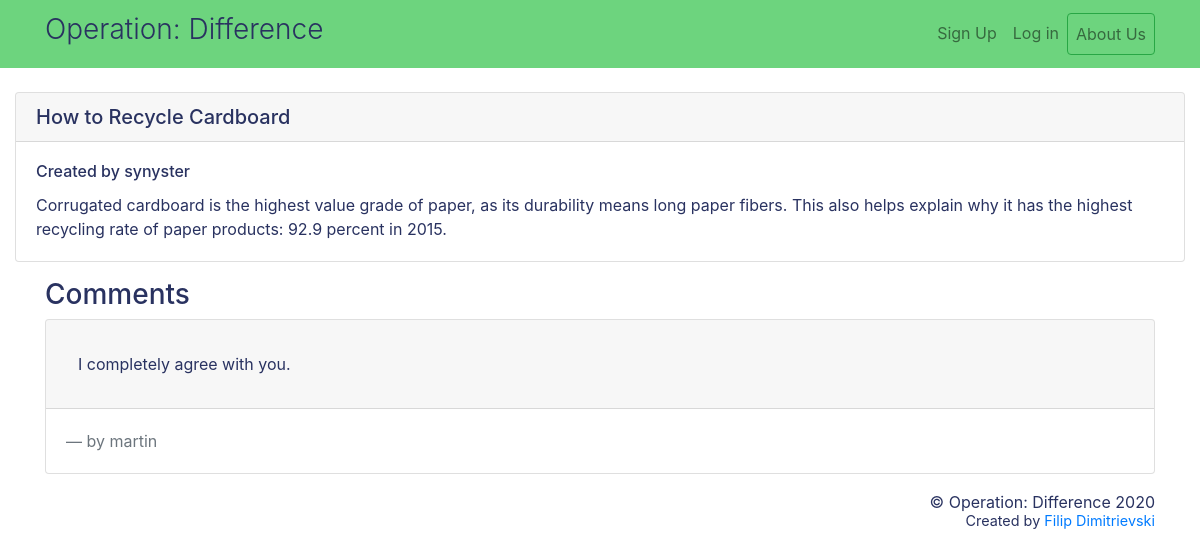
Page /post/9 on the committed database.
### blog/models.py (models this page shows, shortened)
class Post(models.Model):
    title = models.CharField(max_length=100)
    body = models.TextField()
    time = models.DateTimeField()
    user = models.ForeignKey(User, on_delete=models.CASCADE)

class Comment(models.Model):
    body = models.TextField()
    user = models.ForeignKey(User, on_delete=models.CASCADE)
    post = models.ForeignKey(Post, on_delete=models.CASCADE)

### blog/views.py (the view)
# urls.py: path('post/<int:pk>', views.detail_post, name='detail_post'),
def detail_post(request, pk):
    post = Post.objects.get(pk=pk)
    comments = Comment.objects.filter(post=post)
    passing_dict = {
        'post': post,
        'comments': comments
    }
    return render(request, 'blog/detail_post.html', passing_dict)

### blog/templates/blog/detail_post.html (shortened to what this page needs)
{% extends 'blog/base.html' %}
{% block content %}
<div class="container-fluid">
    <div class="card mt-4">
        <h5 class="card-header">{{ post.title }}</h5>
        <div class="card-body">
            <h6 class="card-title">Created by {{ post.user }}</h6>
            <p class="card-text">{{ post.body }}</p>
        </div>
    </div>
</div>
<div class="container">
    <h3 class="mt-3" style="color: #293260;">Comments</h3>
    {% for comment in comments %}
    <div class="card mt-1">
        <div class="card-header" style="padding: 2rem;">
            {{ comment.body }}
        </div>
        <div class="card-body">
            <blockquote class="blockquote mb-0 ">
                <footer class="blockquote-footer">by {{ comment.user }}</footer>
            </blockquote>
        </div>
    </div>
    {% endfor %}
</div>
{% endblock %}

### blog/templates/blog/base.html (style rules this page uses)
* { color: #293260; }

### rows in the picture
Post: title "How to Recycle Cardboard", user "synyster", body "Corrugated cardboard is the highest value grade of paper, as its durability means long paper fibers. This also helps explain why it has the highest recycling rate of paper products: 92.9 percent in 2015."
Comment: body "I completely agree with you.", user "martin"
